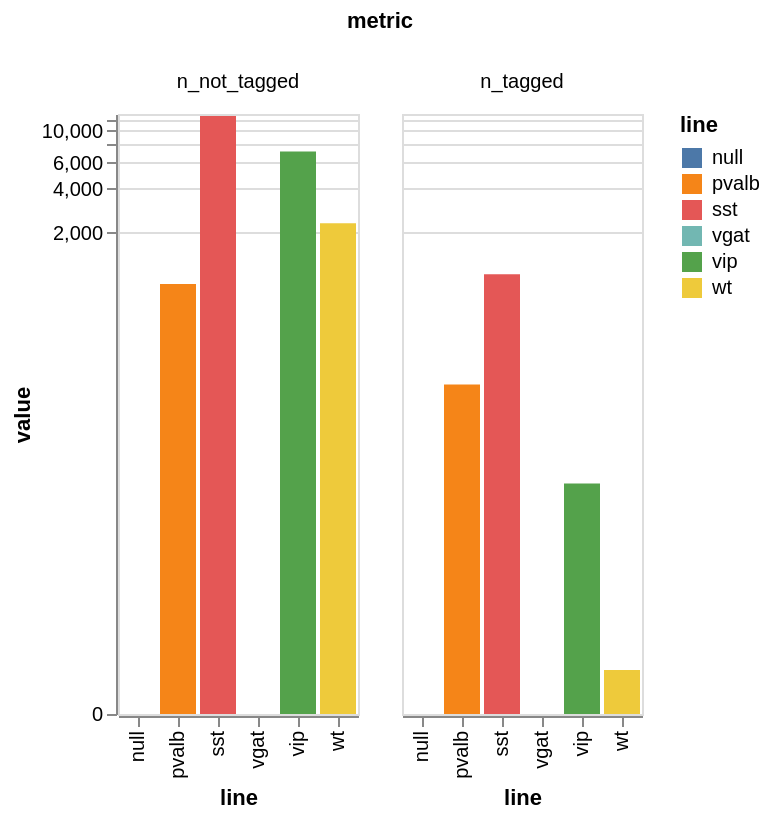

Notebook code for this chart:
### Code cell
import altair as alt

(
    labels.group_by('line').agg(
        pl.col('is_short_pulse_tagged').sum().alias('n_tagged'),
        pl.col('is_not_tagged').sum().alias('n_not_tagged'),
        pl.col('unit_id').count().alias('n_units'),
    )
    .unpivot(
        on=['n_tagged', 'n_not_tagged'],
        index=['line', 'n_units'],
        variable_name='metric',
        value_name='value',
    )
    .plot.bar(
        x='line',
        column='metric',
        y=alt.Y('value').scale(type='symlog'),
        color='line',
        tooltip=['line', 'metric', 'value', 'n_units'],
    )
)

### Figure 1 — Vega-Lite specification as saved in the notebook (floating-point values rounded to 4 significant figures)
{"config": {"view": {"continuousWidth": 300, "continuousHeight": 300}}, "data": {"name": "data-9d14a0730d3fcdbc798f2261f12fcd26"}, "mark": {"type": "bar", "tooltip": true}, "encoding": {"color": {"field": "line", "type": "nominal"}, "column": {"field": "metric", "type": "nominal"}, "tooltip": [{"field": "line", "type": "nominal"}, {"field": "metric", "type": "nominal"}, {"field": "value", "type": "quantitative"}, {"field": "n_units", "type": "quantitative"}], "x": {"field": "line", "type": "nominal"}, "y": {"field": "value", "scale": {"type": "symlog"}, "type": "quantitative"}}, "params": [{"name": "param_20", "select": {"type": "interval", "encodings": ["x", "y"]}, "bind": "scales"}], "$schema": "https://vega.github.io/schema/vega-lite/v5.20.1.json", "datasets": {"data-9d14a0730d3fcdbc798f2261f12fcd26": [{"line": null, "n_units": 9796, "metric": "n_tagged", "value": 0}, {"line": "sst", "n_units": 146722, "metric": "n_tagged", "value": 1035}, {"line": "vgat", "n_units": 61867, "metric": "n_tagged", "value": 0}, {"line": "pvalb", "n_units": 25191, "metric": "n_tagged", "value": 181}, {"line": "vip", "n_units": 123177, "metric": "n_tagged", "value": 37}, {"line": "wt", "n_units": 216949, "metric": "n_tagged", "value": 1}, {"line": null, "n_units": 9796, "metric": "n_not_tagged", "value": 0}, {"line": "sst", "n_units": 146722, "metric": "n_not_tagged", "value": 12615}, {"line": "vgat", "n_units": 61867, "metric": "n_not_tagged", "value": 0}, {"line": "pvalb", "n_units": 25191, "metric": "n_not_tagged", "value": 887}, {"line": "vip", "n_units": 123177, "metric": "n_not_tagged", "value": 7180}, {"line": "wt", "n_units": 216949, "metric": "n_not_tagged", "value": 2312}]}}
